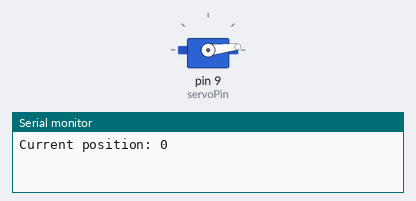
Simulated run of this sketch. Board: Arduino Uno, built with avr-gcc and run on an emulated ATmega328P. Shown: servo, the last lines printed to the serial monitor.

Above: at 0.05 s.
At 2.35 s:
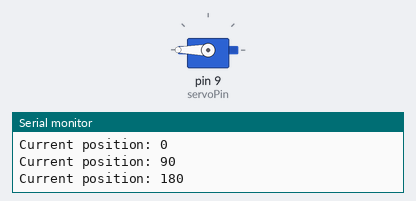
At 4.65 s:
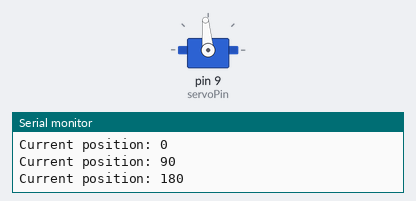
At 9.3 s:
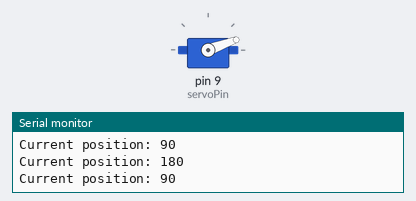
Timing chart, 0 to 14.7 s (numbered marks = the images above):
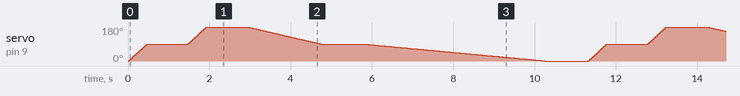

The sketch:

nano_servo_in_multiple_angles.ino
```cpp
/*
Controls servo motor
- sets specific position(angle) of servo horn
- sets speed of servo by setting delay time after each step in 1 degree
- prints current position of the servo horn
*/
#include <Servo.h>

Servo myservo;
int servoPin = 9;

void servoMoveTo(int pos, int step_delay=0) {
  int steps = 1;
  int target_pos = pos;
  int current_pos = myservo.read();
  if (current_pos < target_pos) {
    for (int pos = current_pos; pos <= target_pos; pos += steps){
      myservo.write(pos);
      if (step_delay != 0) {
       delay(step_delay);
      }

    }
  } else if (current_pos > target_pos) {
    for (int pos = current_pos; pos >= target_pos; pos -= steps){
      myservo.write(pos);
      if (step_delay != 0) {
       delay(step_delay);
      }
    }
  }
}

void servoPosPrint(){
  int pos = myservo.read();
  Serial.print("Current position: ");
  Serial.println(pos);
}

void setup() {
  Serial.begin(9600);
  myservo.attach(servoPin);
  servoMoveTo(0); // Set servo at init 0 degree possition
  servoPosPrint();
}

void loop() {
  servoMoveTo(90, 5);
  servoPosPrint();
  delay(1000);

 servoMoveTo(180, 5);
  servoPosPrint();
  delay(1000);

 servoMoveTo(90, 20);
  servoPosPrint();
  delay(1000);

 servoMoveTo(0, 50);
  servoPosPrint();
  delay(1000);
}
```
